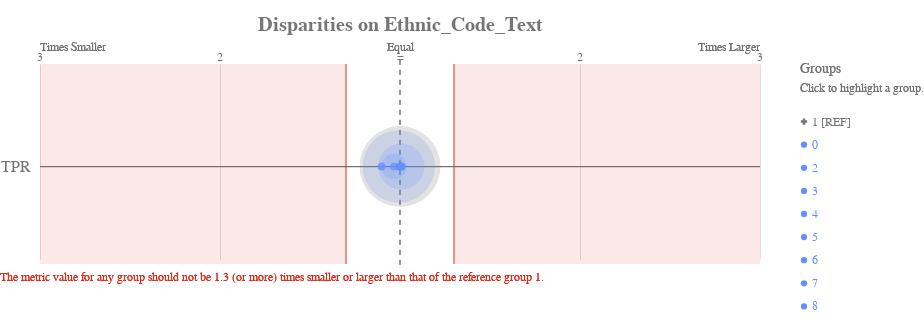

Notebook code cell kept with this figure:
### Code cell
bdf_old = aequitas_audit(old_df, protected_attribute_ref_group)
ap.disparity(bdf_old, metrics, attr_col, fairness_threshold=disparity_threshold)

### Figure 1 — Vega-Lite specification as saved in the notebook (floating-point values rounded to 4 significant figures)
{"config": {"view": {"continuousWidth": 400, "continuousHeight": 300, "strokeWidth": 0}, "axisLeft": {"labelColor": "rgb(117,117,117)", "labelFont": "Arial", "labelFontSize": 16}, "title": {"align": "center", "baseline": "middle", "color": "rgb(117,117,117)", "font": "Arial", "fontSize": 20, "fontWeight": "bold"}}, "layer": [{"data": {"name": "data-1f2af75cfead9a3854ee453922b4eaab"}, "mark": {"type": "rule", "stroke": "rgb(117,117,117)", "strokeWidth": 1.25, "tooltip": ""}, "encoding": {"x": {"type": "quantitative", "field": "x", "scale": {"domain": [-2, 2], "range": [40.0, 760.0]}}, "x2": {"field": "x2"}, "y": {"type": "nominal", "axis": {"domain": false, "labelAngle": 0, "labelPadding": -30, "orient": "left", "ticks": false, "title": ""}, "field": "metric", "scale": {"domain": ["TPR"], "range": [30, 225.0]}}}}, {"data": {"name": "data-79dd248bdaa0ea02c535240e8ad022c8"}, "mark": {"type": "rule", "stroke": "rgb(117,117,117)", "strokeDash": [5, 5], "strokeWidth": 1}, "encoding": {"tooltip": {"value": "1 [REF]"}, "x": {"value": 400.0}, "y": {"value": 20.83}, "y2": {"value": 229.2}}}, {"data": {"name": "data-c233327f4cd9b4c2df31bf8015c83e4a"}, "mark": {"type": "text", "align": "center", "color": "rgb(117,117,117)", "font": "Arial", "fontSize": 12, "fontWeight": "normal", "tooltip": ""}, "encoding": {"text": {"type": "nominal", "field": "label"}, "x": {"type": "quantitative", "field": "value", "scale": {"domain": [-2, 2], "range": [40.0, 760.0]}}, "y": {"value": 17.5}}}, {"layer": [{"mark": {"type": "text", "align": "left", "fill": "rgb(117,117,117)", "font": "Arial", "fontSize": 12, "fontWeight": "normal", "tooltip": ""}, "encoding": {"text": {"value": "Times Smaller"}, "x": {"value": 40.0}, "y": {"value": 7.5}}}, {"mark": {"type": "text", "align": "right", "fill": "rgb(117,117,117)", "font": "Arial", "fontSize": 12, "fontWeight": "normal", "tooltip": ""}, "encoding": {"text": {"value": "Times Larger"}, "x": {"value": 760.0}, "y": {"value": 7.5}}}, {"mark": {"type": "text", "align": "center", "fill": "rgb(117,117,117)", "font": "Arial", "fontSize": 12, "fontWeight": "normal", "tooltip": ""}, "encoding": {"text": {"value": "Equal"}, "x": {"value": 400.0}, "y": {"value": 7.5}}}], "data": {"name": "data-79dd248bdaa0ea02c535240e8ad022c8"}}, {"layer": [{"mark": {"type": "rule", "opacity": 0.8, "stroke": "rgb(217, 46, 28)", "strokeWidth": 1.25, "tooltip": ""}, "encoding": {"x": {"type": "quantitative", "field": "min", "scale": {"domain": [-2, 2], "range": [40.0, 760.0]}}, "y": {"value": 25.0}, "y2": {"value": 225.0}}}, {"mark": {"type": "rule", "opacity": 0.8, "stroke": "rgb(217, 46, 28)", "strokeWidth": 1.25, "tooltip": ""}, "encoding": {"x": {"type": "quantitative", "field": "max", "scale": {"domain": [-2, 2], "range": [40.0, 760.0]}}, "y": {"value": 25.0}, "y2": {"value": 225.0}}}, {"layer": [{"mark": {"type": "rect", "fill": "rgb(217, 46, 28)", "opacity": 0.1, "tooltip": ""}, "encoding": {"x": {"type": "quantitative", "field": "min", "scale": {"domain": [-2, 2], "range": [40.0, 760.0]}}, "x2": {"field": "lower_end"}, "y": {"value": 25.0}, "y2": {"value": 225.0}}}, {"mark": {"type": "rect", "fill": "rgb(217, 46, 28)", "opacity": 0.1, "tooltip": ""}, "encoding": {"x": {"type": "quantitative", "field": "max", "scale": {"domain": [-2, 2], "range": [40.0, 760.0]}}, "x2": {"field": "upper_end"}, "y": {"value": 25.0}, "y2": {"value": 225.0}}}]}, {"data": {"name": "data-79dd248bdaa0ea02c535240e8ad022c8"}, "mark": {"type": "text", "align": "left", "baseline": "top", "fill": "rgb(217, 46, 28)", "font": "Arial", "fontSize": 12, "fontWeight": "normal", "tooltip": ""}, "encoding": {"text": {"value": "The metric value for any group should not be 1.3 (or more) times smaller or larger than that of the reference group 1."}, "x": {"value": 0}, "y": {"value": 233.3}}}], "data": {"name": "data-68125cfc4fc9557defd07e8d14c561c8"}}, {"layer": [{"mark": "circle"}, {"data": {"name": "data-0c94dd81f5405363e63adc3e4f8d014e"}, "mark": {"type": "circle", "opacity": 0.2}, "encoding": {"color": {"condition": {"type": "nominal", "field": "attribute_value", "legend": null, "scale": {"domain": ["1", "0", "2", "3", "4", "5", "6", "7", "8"], "range": ["rgb(117,117,117)", "rgb(100, 143, 255)", "rgb(100, 143, 255)", "rgb(100, 143, 255)", "rgb(100, 143, 255)", "rgb(100, 143, 255)", "rgb(100, 143, 255)", "rgb(100, 143, 255)", "rgb(100, 143, 255)"]}, "selection": "selector219"}, "value": "rgb(224,224,224)"}, "size": {"type": "quantitative", "field": "group_size", "legend": null, "scale": {"domain": [0, 2161.0], "range": [0, 7854.0]}}, "tooltip": [{"type": "nominal", "field": "attribute_value", "title": "Group"}, {"type": "nominal", "field": "tooltip_group_size", "title": "Group Size"}, {"type": "nominal", "field": "tooltip_disparity_explanation_tpr", "title": "Disparity"}, {"type": "quantitative", "field": "tpr", "format": ".2f", "title": "TPR"}], "x": {"type": "quantitative", "axis": {"domain": false, "labels": false, "ticks": false, "title": null, "values": [1, 2, -2, -1]}, "field": "tpr_disparity_scaled", "scale": {"domain": [-2, 2], "range": [40.0, 760.0]}}, "y": {"type": "nominal", "axis": {"domain": false, "grid": false, "labels": false, "ticks": false, "title": " "}, "field": "metric_variable", "scale": {"domain": ["TPR"], "range": [30, 225.0]}}}, "selection": {"selector221": {"type": "multi", "empty": "all", "fields": ["attribute_value"]}}, "transform": [{"calculate": "'TPR'", "as": "metric_variable"}]}, {"layer": [{"mark": "point"}, {"data": {"name": "data-0c94dd81f5405363e63adc3e4f8d014e"}, "mark": {"type": "point", "filled": true, "size": 60}, "encoding": {"color": {"condition": {"type": "nominal", "field": "attribute_value", "legend": null, "scale": {"domain": ["1", "0", "2", "3", "4", "5", "6", "7", "8"], "range": ["rgb(117,117,117)", "rgb(100, 143, 255)", "rgb(100, 143, 255)", "rgb(100, 143, 255)", "rgb(100, 143, 255)", "rgb(100, 143, 255)", "rgb(100, 143, 255)", "rgb(100, 143, 255)", "rgb(100, 143, 255)"]}, "selection": "selector219"}, "value": "rgb(224,224,224)"}, "shape": {"type": "nominal", "field": "attribute_value", "legend": null, "scale": {"domain": ["1", "0", "2", "3", "4", "5", "6", "7", "8"], "range": ["cross", "circle", "circle", "circle", "circle", "circle", "circle", "circle", "circle"]}}, "tooltip": [{"type": "nominal", "field": "attribute_value", "title": "Group"}, {"type": "nominal", "field": "tooltip_group_size", "title": "Group Size"}, {"type": "nominal", "field": "tooltip_disparity_explanation_tpr", "title": "Disparity"}, {"type": "quantitative", "field": "tpr", "format": ".2f", "title": "TPR"}], "x": {"type": "quantitative", "axis": {"domain": false, "labels": false, "ticks": false, "title": null, "values": [1, 2, -2, -1]}, "field": "tpr_disparity_scaled", "scale": {"domain": [-2, 2], "range": [40.0, 760.0]}}, "y": {"type": "nominal", "axis": {"domain": false, "grid": false, "labels": false, "ticks": false, "title": " "}, "field": "metric_variable", "scale": {"domain": ["TPR"], "range": [30, 225.0]}}}, "selection": {"selector220": {"type": "multi", "empty": "all", "fields": ["attribute_value"]}}, "transform": [{"calculate": "'TPR'", "as": "metric_variable"}]}]}]}, {"layer": [{"mark": {"type": "point", "filled": true, "opacity": 1, "size": 39.48}, "encoding": {"color": {"condition": {"type": "nominal", "field": "attribute_value", "legend": null, "scale": {"domain": ["1", "0", "2", "3", "4", "5", "6", "7", "8"], "range": ["rgb(117,117,117)", "rgb(100, 143, 255)", "rgb(100, 143, 255)", "rgb(100, 143, 255)", "rgb(100, 143, 255)", "rgb(100, 143, 255)", "rgb(100, 143, 255)", "rgb(100, 143, 255)", "rgb(100, 143, 255)"]}, "selection": "selector219"}, "value": "rgb(224,224,224)"}, "shape": {"type": "nominal", "field": "attribute_value", "legend": null, "scale": {"domain": ["1", "0", "2", "3", "4", "5", "6", "7", "8"], "range": ["cross", "circle", "circle", "circle", "circle", "circle", "circle", "circle", "circle"]}}, "x": {"value": 804}, "y": {"type": "nominal", "axis": {"domain": false, "grid": false, "labels": false, "ticks": false, "title": " "}, "field": "attribute_value", "scale": {"domain": ["1", "0", "2", "3", "4", "5", "6", "7", "8"], "range": [71, 279]}}}, "selection": {"selector219": {"type": "multi", "empty": "all", "fields": ["attribute_value"]}}}, {"mark": {"type": "text", "align": "left", "baseline": "middle", "font": "Arial", "fontSize": 12, "fontWeight": "normal"}, "encoding": {"color": {"condition": {"type": "nominal", "field": "attribute_value", "legend": null, "scale": {"domain": ["1", "0", "2", "3", "4", "5", "6", "7", "8"], "range": ["rgb(117,117,117)", "rgb(100, 143, 255)", "rgb(100, 143, 255)", "rgb(100, 143, 255)", "rgb(100, 143, 255)", "rgb(100, 143, 255)", "rgb(100, 143, 255)", "rgb(100, 143, 255)", "rgb(100, 143, 255)"]}, "selection": "selector219"}, "value": "rgb(224,224,224)"}, "text": {"type": "nominal", "field": "label"}, "x": {"value": 812}, "y": {"type": "nominal", "axis": {"domain": false, "grid": false, "labels": false, "ticks": false, "title": " "}, "field": "attribute_value", "scale": {"domain": ["1", "0", "2", "3", "4", "5", "6", "7", "8"], "range": [71, 279]}}}, "selection": {"selector222": {"type": "multi", "empty": "all", "fields": ["attribute_value"]}}}, {"data": {"name": "data-79dd248bdaa0ea02c535240e8ad022c8"}, "mark": {"type": "text", "align": "left", "baseline": "middle", "color": "rgb(117,117,117)", "font": "Arial", "fontSize": 12, "fontWeight": "normal"}, "encoding": {"text": {"value": "Click to highlight a group."}, "x": {"value": 800}, "y": {"value": 49}}}, {"data": {"name": "data-79dd248bdaa0ea02c535240e8ad022c8"}, "mark": {"type": "text", "align": "left", "baseline": "middle", "color": "rgb(117,117,117)", "font": "Arial", "fontSize": 14, "fontWeight": "normal"}, "encoding": {"text": {"value": "Groups"}, "x": {"value": 800}, "y": {"value": 30}}}], "data": {"name": "data-c9942355473dd789057f7b4eedd52d1e"}}], "height": 250, "padding": {"top": 15, "bottom": 10}, "resolve": {"scale": {"size": "independent", "y": "independent"}}, "title": "Disparities on Ethnic_Code_Text", "width": 800, "$schema": "https://vega.github.io/schema/vega-lite/v4.8.1.json", "datasets": {"data-1f2af75cfead9a3854ee453922b4eaab": [{"metric": "TPR", "x": -2, "x2": 2}], "data-79dd248bdaa0ea02c535240e8ad022c8": [{"a": 1, "b": 0}, {"a": 1, "b": 0}], "data-c233327f4cd9b4c2df31bf8015c83e4a": [{"value": 1, "label": 2}, {"value": 2, "label": 3}, {"value": -2, "label": 3}, {"value": -1, "label": 2}, {"value": 0, "label": "="}], "data-68125cfc4fc9557defd07e8d14c561c8": [{"min": -0.3, "max": 0.3, "lower_end": -2, "upper_end": 2}], "data-0c94dd81f5405363e63adc3e4f8d014e": [{"attribute_name": "Ethnic_Code_Text", "attribute_value": "0", "group_size": 1438, "total_entities": 4049, "tpr": 0.9855, "tpr_disparity": 0.9934, "tpr_disparity_scaled": -0.006619, "tooltip_group_size": "1,438 (35.51%)", "tooltip_disparity_explanation_tpr": "1.01 times smaller TPR than the reference group"}, {"attribute_name": "Ethnic_Code_Text", "attribute_value": "1", "group_size": 1801, "total_entities": 4049, "tpr": 0.9921, "tpr_disparity": 1.0, "tpr_disparity_scaled": 0.0, "tooltip_group_size": "1,801 (44.48%)", "tooltip_disparity_explanation_tpr": "Reference group"}, {"attribute_name": "Ethnic_Code_Text", "attribute_value": "2", "group_size": 580, "total_entities": 4049, "tpr": 1.0, "tpr_disparity": 1.008, "tpr_disparity_scaled": 0.007991, "tooltip_group_size": "580 (14.32%)", "tooltip_disparity_explanation_tpr": "1.01 times larger TPR than the reference group"}, {"attribute_name": "Ethnic_Code_Text", "attribute_value": "3", "group_size": 178, "total_entities": 4049, "tpr": 0.96, "tpr_disparity": 0.9677, "tpr_disparity_scaled": -0.03341, "tooltip_group_size": "178 (4.40%)", "tooltip_disparity_explanation_tpr": "1.03 times smaller TPR than the reference group"}, {"attribute_name": "Ethnic_Code_Text", "attribute_value": "4", "group_size": 21, "total_entities": 4049, "tpr": 1.0, "tpr_disparity": 1.008, "tpr_disparity_scaled": 0.007991, "tooltip_group_size": "21 (0.52%)", "tooltip_disparity_explanation_tpr": "1.01 times larger TPR than the reference group"}, {"attribute_name": "Ethnic_Code_Text", "attribute_value": "5", "group_size": 4, "total_entities": 4049, "tpr": 1.0, "tpr_disparity": 1.008, "tpr_disparity_scaled": 0.007991, "tooltip_group_size": "4 (0.10%)", "tooltip_disparity_explanation_tpr": "1.01 times larger TPR than the reference group"}, {"attribute_name": "Ethnic_Code_Text", "attribute_value": "6", "group_size": 21, "total_entities": 4049, "tpr": 0.9, "tpr_disparity": 0.9072, "tpr_disparity_scaled": -0.1023, "tooltip_group_size": "21 (0.52%)", "tooltip_disparity_explanation_tpr": "1.10 times smaller TPR than the reference group"}, {"attribute_name": "Ethnic_Code_Text", "attribute_value": "7", "group_size": 1, "total_entities": 4049, "tpr": null, "tpr_disparity": null, "tpr_disparity_scaled": null, "tooltip_group_size": "1 (0.02%)", "tooltip_disparity_explanation_tpr": "Same TPR as the reference group"}, {"attribute_name": "Ethnic_Code_Text", "attribute_value": "8", "group_size": 5, "total_entities": 4049, "tpr": null, "tpr_disparity": null, "tpr_disparity_scaled": null, "tooltip_group_size": "5 (0.12%)", "tooltip_disparity_explanation_tpr": "Same TPR as the reference group"}], "data-c9942355473dd789057f7b4eedd52d1e": [{"attribute_value": "1", "label": "1 [REF]"}, {"attribute_value": "0", "label": "0"}, {"attribute_value": "2", "label": "2"}, {"attribute_value": "3", "label": "3"}, {"attribute_value": "4", "label": "4"}, {"attribute_value": "5", "label": "5"}, {"attribute_value": "6", "label": "6"}, {"attribute_value": "7", "label": "7"}, {"attribute_value": "8", "label": "8"}]}}
